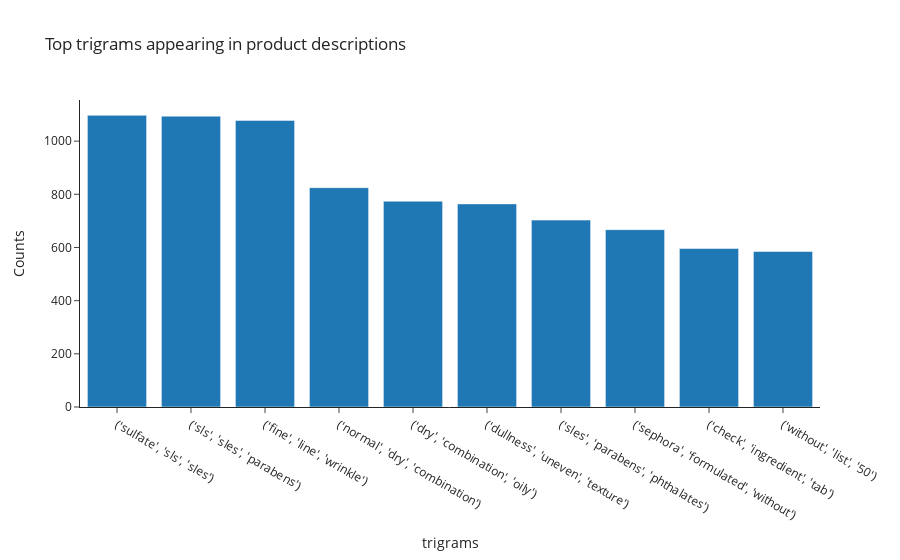

Notebook code for this chart:
### Code cell
# Plot the top trigrams
fig = px.bar(x = df_trigrams_10.trigrams,
             y = df_trigrams_10.counts,
             labels = {
                 'x' : 'trigrams',
                 'y' : 'Counts'
             },
             title = 'Top trigrams appearing in product descriptions',
             template = 'simple_white')
fig.show()

### Figure 1 — Plotly figure (JSON) as saved in the notebook; plotly's stock layout.template omitted (floating-point values rounded to 4 significant figures)
{"data": [{"alignmentgroup": "True", "hovertemplate": "trigrams=%{x}<br>Counts=%{y}<extra></extra>", "legendgroup": "", "marker": {"color": "#1F77B4"}, "name": "", "offsetgroup": "", "orientation": "v", "showlegend": false, "textposition": "auto", "type": "bar", "x": ["('sulfate', 'sls', 'sles')", "('sls', 'sles', 'parabens')", "('fine', 'line', 'wrinkle')", "('normal', 'dry', 'combination')", "('dry', 'combination', 'oily')", "('dullness', 'uneven', 'texture')", "('sles', 'parabens', 'phthalates')", "('sephora', 'formulated', 'without')", "('check', 'ingredient', 'tab')", "('without', 'list', '50')"], "xaxis": "x", "y": [1097, 1094, 1078, 825, 774, 764, 703, 667, 596, 585], "yaxis": "y"}], "layout": {"barmode": "relative", "legend": {"tracegroupgap": 0}, "title": {"text": "Top trigrams appearing in product descriptions"}, "xaxis": {"anchor": "y", "domain": [0, 1], "title": {"text": "trigrams"}}, "yaxis": {"anchor": "x", "domain": [0, 1], "title": {"text": "Counts"}}}}
